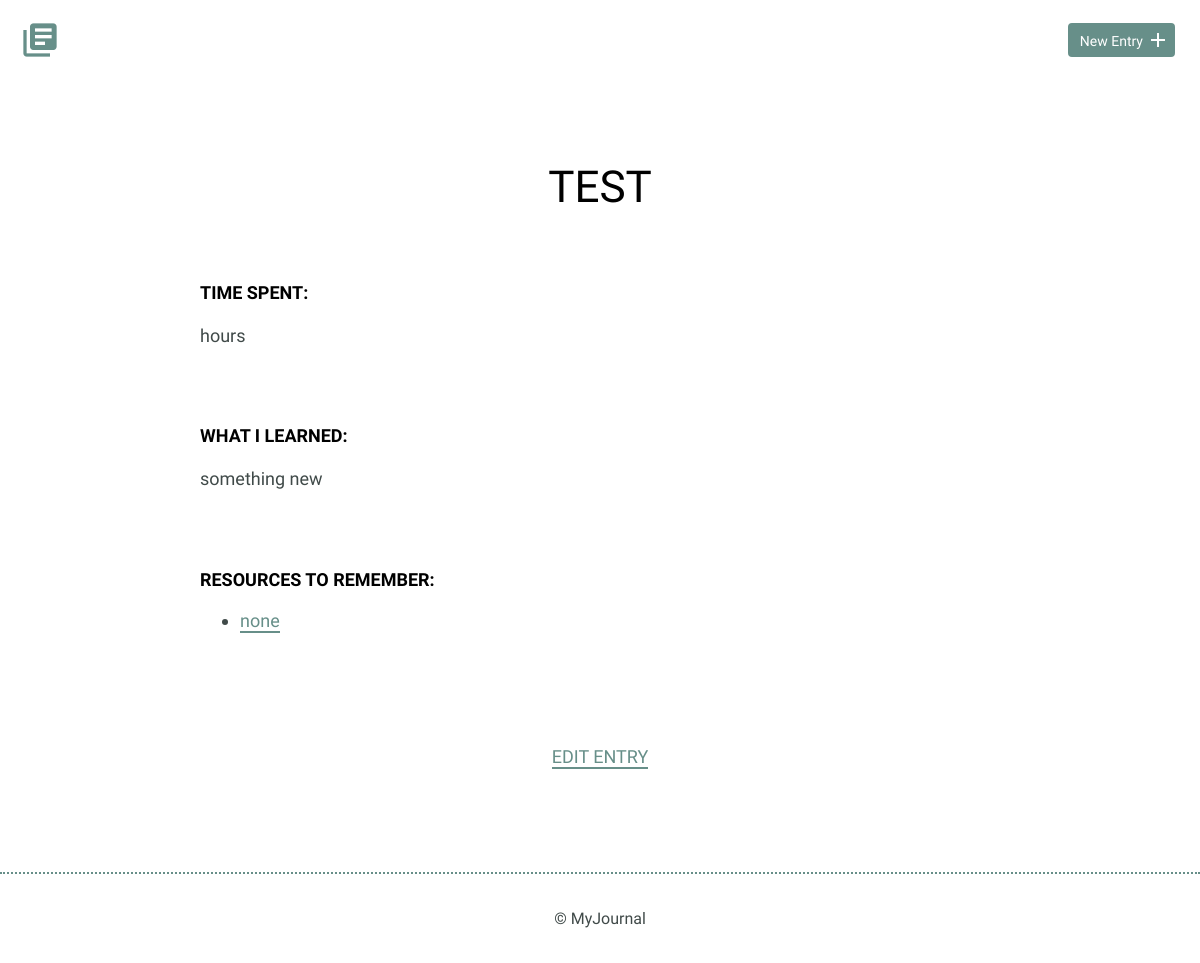
/detail.php?id=6, run on an earlier commit of the app's database.
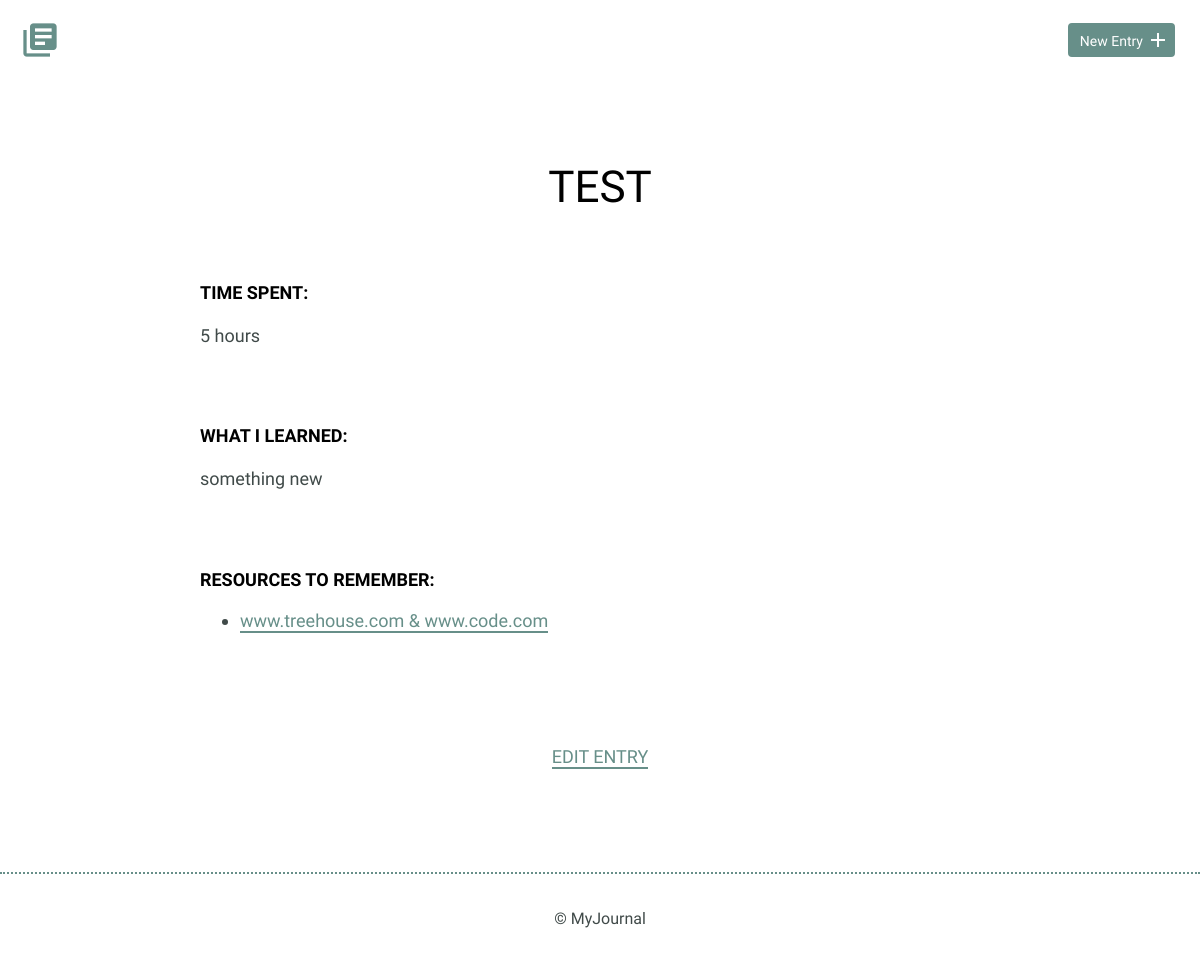
And on a later commit of the database.
### tables this page shows
CREATE TABLE "entries" (
	`id`	INTEGER,
	`title`	TEXT,
	`date`	TEXT,
	`time_spent`	INTEGER,
	`learned`	BLOB,
	`resources`	BLOB,
	PRIMARY KEY(`id`)
);

### detail.php (the view, shortened to what this page needs)
<?php
if(isset($_GET['id'])) {
    $id = filter_input(INPUT_GET,'id',FILTER_SANITIZE_NUMBER_INT);
}
include("inc/connection.php");
    try {
        $results = $db->prepare('SELECT * FROM entries WHERE id = ?');
        $results->bindParam(1, $id, PDO::PARAM_INT);
        $results->execute();
    } catch (Exception $e) {
        echo "Error!: " . $e->getMessage() . "</br>";
        return false;
    }
$details = $results->fetch(PDO::FETCH_ASSOC);
include("inc/header.php");
?>
<section>
    <div class="container">
        <div class="entry-list single">
            <article>
                <h1><?php echo $details['title']; ?></h1>
                <div class="entry">
                    <h3>Time Spent: </h3>
                    <p><?php echo $details['time_spent']; ?></p>
                </div>
                <div class="entry">
                    <h3>What I Learned:</h3>
                    <p><?php echo $details['learned']; ?></p>
                </div>
                <div class="entry">
                    <h3>Resources to Remember:</h3>
                    <ul>
                        <li><a href=""><?php echo $details['resources']; ?></a></li>
                    </ul>
                </div>
            </article>
        </div>
    </div>
    <div class="edit">
        <p><a href="edit.php?id=<?php echo $details['id']; ?>"> Edit Entry</a></p>
    </div>
</section>
<?php include("inc/footer.php"); ?>

### inc/header.php (shortened to what this page needs)
<html>
    <head>
        <link rel="stylesheet" href="css/normalize.css">
        <link rel="stylesheet" href="css/site.css">
    </head>
    <body>
        <header>
            <div class="container">
                <div class="site-header">
                    <a class="logo" href="index.php"><i class="material-icons">library_books</i></a>
                    <a class="button icon-right" href="new.php"><span>New Entry</span> <i class="material-icons">add</i></a>
                </div>
            </div>
        </header>

### inc/footer.php
<footer>
    <div>
        &copy; MyJournal
    </div>
</footer>
</body>
</html>

### css/site.css (style rules this page uses)
body { font-size: 16px; color: #404a49; font-family: 'Cousine', serif; font-weight: 400; }
.container { margin: 0 auto; padding: 0 25px; }
header .site-header { margin: 0 auto; height: 95px; }
header .logo i { color: #678f89; margin: 20px 0 0 -5px; float: left; font-size: 40px; }
header .button { float: right; margin: 33px 0 0 0; }
footer { text-align: center; padding: 35px 0; border-top: 2px dotted #678f89; }
.button { padding: 8px 10px 6px 10px; background: #678f89; border: 2px solid #678f89; border-radius: 4px; text-decoration: none; color: #FFF; position: relative; text-align: center; font-size: 14px; }
.button.icon-right { padding-right: 30px; top: -10px; }
.button.icon-right i { position: absolute; top: 3px; right: 3px; }
h1, h2, h3 { margin: 0; font-weight: 400; line-height: 1em; color: #000; }
h1 { font-size: 44px; margin-bottom: 12px; }
h3 { font-size: 18px; font-family: 'Work Sans', serif; font-weight: 600; text-transform: uppercase; }
p { line-height: 1.8em; font-size: 18px; }
p a { border-bottom: 2px solid #678f89; padding: 0; color: #678f89; text-decoration: none; }
ul li { line-height: 1.8em; font-size: 18px; }
ul li a { border-bottom: 2px solid #678f89; line-height: 1.8em; color: #678f89; text-decoration: none; }
.entry-list, .edit-entry, .new-entry { max-width: 800px; margin: 0 auto; padding: 70px 0 150px 0; }
.entry-list article { margin-bottom: 70px; text-align: center; }
.entry-list article:last-child { margin-bottom: 0; }
.entry-list.single { padding-bottom: 70px; }
.entry { max-width: 800px; margin: 75px auto 0 auto; text-align: left; }
.entry p { margin-bottom: 40px; }
.edit { padding-bottom: 80px; text-align: center; margin: 0 auto; }
.edit a { font-weight: 400; text-transform: uppercase; font-size: 18px; }

What changed in the data, as far as the page shows it:
changed entries "TEST": time_spent "hours" → "5 hours"; resources "none" → "www.treehouse.com & www.code.com"
